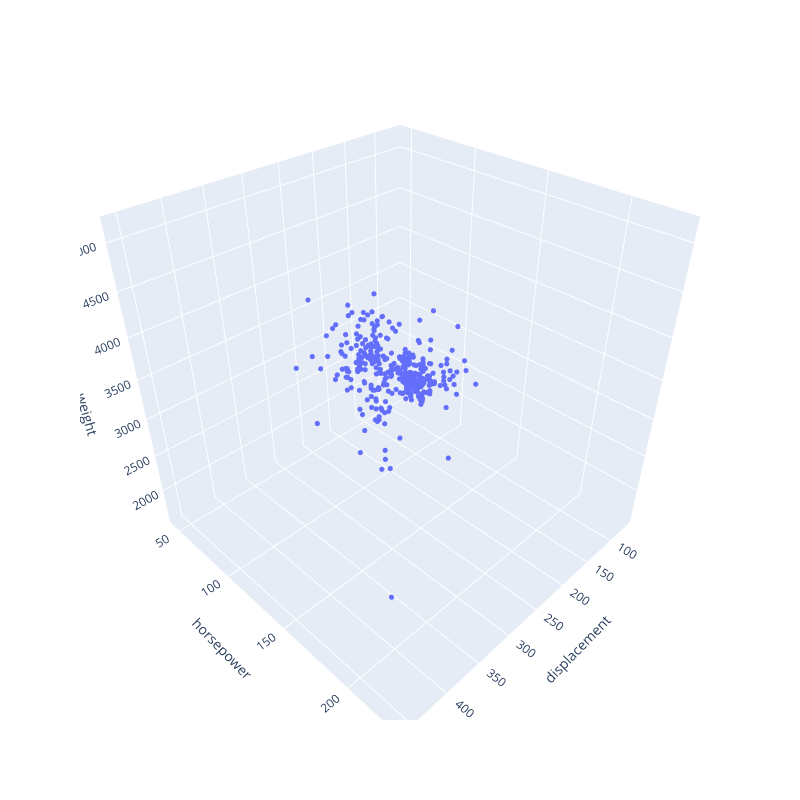

Notebook source saved alongside this figure:
### Markdown cell above
Three features (3-dimensional scatter plot):

### Code cell
fig = px.scatter_3d(mpg, x="displacement", y="horsepower", z="weight",
                    width=800, height=800)
fig.update_traces(marker=dict(size=3))

### Figure 1 — Plotly figure (JSON) as saved in the notebook; plotly's stock layout.template omitted (floating-point values rounded to 4 significant figures; data arrays with more than 128 entries replaced by an {"elided": "..."} marker saying what was removed)
{"data": [{"hovertemplate": "displacement=%{x}<br>horsepower=%{y}<br>weight=%{z}<extra></extra>", "legendgroup": "", "marker": {"color": "#636efa", "size": 3, "symbol": "circle"}, "mode": "markers", "name": "", "scene": "scene", "showlegend": false, "type": "scatter3d", "x": {"elided": "392 float values"}, "y": {"elided": "392 float values"}, "z": {"elided": "392 int values"}}], "layout": {"height": 800, "legend": {"tracegroupgap": 0}, "margin": {"t": 60}, "scene": {"domain": {"x": [0, 1], "y": [0, 1]}, "xaxis": {"title": {"text": "displacement"}}, "yaxis": {"title": {"text": "horsepower"}}, "zaxis": {"title": {"text": "weight"}}}, "width": 800}}
